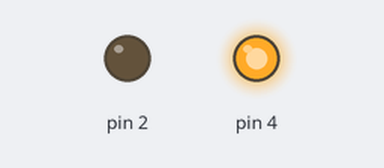
The sketch below on a simulated Arduino Uno, built with avr-gcc and run on an emulated ATmega328P. Parts: output pins drawn as LEDs (lit = HIGH). What the sketch prints to the serial monitor is not drawn.

Above: at 0.1 s.
At 6.1 s:
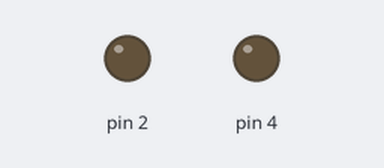
At 26.1 s:
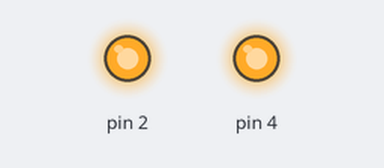
Timing chart, 0 to 29.5 s (numbered marks = the images above):
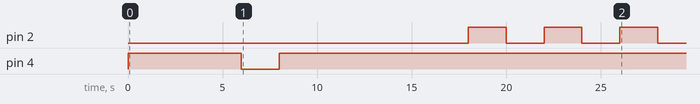

Measured:
- by itself, pin 2: LOW → HIGH at 18.0 s, → LOW 2.0 s later, → HIGH 2.0 s later, → LOW 2.0 s later, … (6 changes in this stretch)
- by itself, pin 4: LOW → HIGH at 0.00 s, → LOW 6.0 s later, → HIGH 2.0 s later

The sketch:

dialme2.ino
```cpp
void setup() {
  // put your setup code here, to run once:
Serial.begin(9600);
String number="+79090810135";
String text="fuck";
//настройка порта управленипя включением sim900
pinMode(4, OUTPUT);
//включение sim900 (имитация нажатия кнопки powerkey)
digitalWrite(4, HIGH);
delay(6000);
digitalWrite(4, LOW);
delay(2000);
digitalWrite(4, HIGH);

delay(10000);
// настройка порта приема сигнала ring(RI) от sim900
pinMode(3, INPUT);
//настройка порта управления сигналом DTR от микроконтроллера до sim900
pinMode(2, OUTPUT);
//серия сигналов DTR для указания sim900 о том, что микроконтроллер готов к работе (для 100% уверенности повторяем сигнал DTR 3 раза)
digitalWrite(2, HIGH);
delay(2000);
digitalWrite(2, LOW);
delay(2000);
digitalWrite(2, HIGH);
delay(2000);
digitalWrite(2, LOW);
delay(2000);
digitalWrite(2, HIGH);
delay(2000);
digitalWrite(2, LOW);
delay(20000);


//шлем команду AT для автоматической настройки битрейта передачи данных между микроконтроллером и sim900(два раза для полной уверенности)
Serial.println("AT\r\n");
delay(1000);
Serial.println("AT\r\n");
delay(1000);

//команда дозвона мне на номер
Serial.println("ATD+79090810135;");
delay(60000);

//серия сигналов DTR для указания sim900 о том, что микроконтроллер готов к работе (для 100% уверенности повторяем сигнал DTR 3 раза)
digitalWrite(2, HIGH);
delay(2000);
digitalWrite(2, LOW);
delay(2000);
digitalWrite(2, HIGH);
delay(2000);
digitalWrite(2, LOW);
delay(2000);
digitalWrite(2, HIGH);
delay(2000);
digitalWrite(2, LOW);
delay(20000);
//Посылка смс
Serial.print("AT+CMGS=");
Serial.print((char)34);
Serial.print(number);
Serial.print((char)34);

Serial.print((char)13);
delay(500);
Serial.println(text);

delay(500);
Serial.print((char)26);
Serial.print((char)13);
delay(500);

delay(60000);

//серия сигналов DTR для указания sim900 о том, что микроконтроллер готов к работе (для 100% уверенности повторяем сигнал DTR 3 раза)
digitalWrite(2, HIGH);
delay(2000);
digitalWrite(2, LOW);
delay(2000);
digitalWrite(2, HIGH);
delay(2000);
digitalWrite(2, LOW);
delay(2000);
digitalWrite(2, HIGH);
delay(2000);
digitalWrite(2, LOW);
delay(20000);

Serial.println("ATD+79090810135;");
delay(60000);


}


void loop() {
 //если на канале RI пришел сигнал звонка, то шлется команда на sim900 АТА для принятия звонка
// int sensorVal = digitalRead(3);
//  if (sensorVal == LOW){
//    Serial.println("ATA\r\n");
//    delay(5000);

int a;
if (Serial.available()>0) {

a= Serial.read();// read the incoming data as string
 }
  if (a==83){Serial.println("ATA\r\n");}


  // put your main code here, to run repeatedly:
  //Serial.println("ATD+79090810135;\r\n");

}
```
